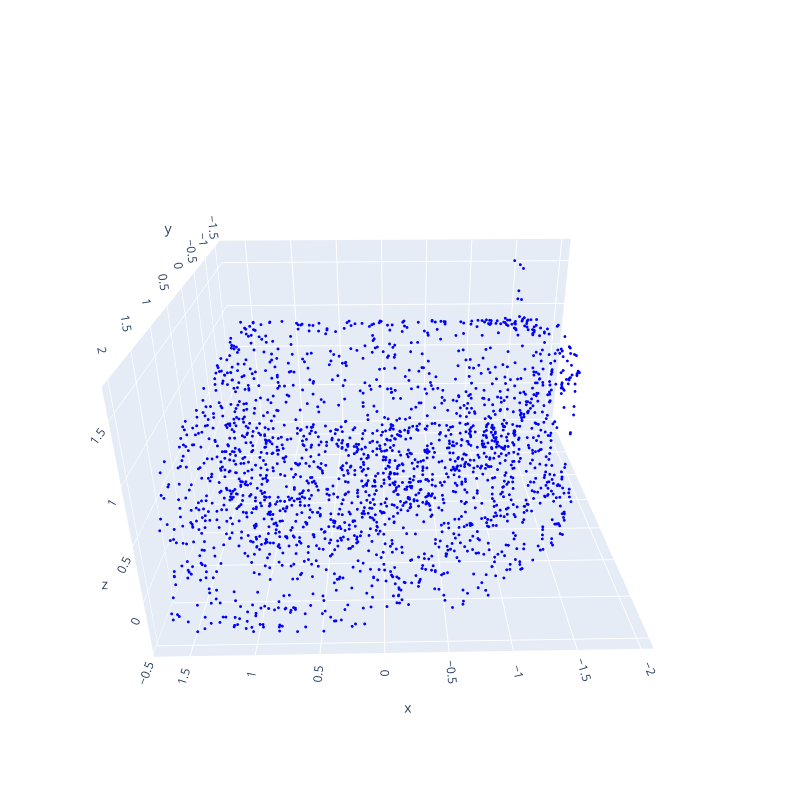

This figure's notebook cell:
### Code cell
import plotly.graph_objects as go
aspect = (np.ptp(points[:, 0]), np.ptp(points[:, 1]), np.ptp(points[:, 2]))
fig = go.Figure(data=[go.Scatter3d(x=points[:, 0], y=points[:, 1], z=points[:, 2], mode='markers', marker_color='blue', marker_size=1.)])
fig.update_layout(
    autosize=False,
    width=800,
    height=800)
filename = "images/cloud3D.png"
fig.write_image(filename)
if plot_wandb:
  wandb.save(filename)
fig

### Figure 1 — Plotly figure (JSON) as saved in the notebook; plotly's stock layout.template omitted (floating-point values rounded to 4 significant figures; data arrays with more than 128 entries replaced by an {"elided": "..."} marker saying what was removed)
{"data": [{"marker": {"color": "blue", "size": 1}, "mode": "markers", "type": "scatter3d", "x": {"elided": "2048 float values"}, "y": {"elided": "2048 float values"}, "z": {"elided": "2048 float values"}}], "layout": {"autosize": false, "height": 800, "scene": {"aspectmode": "auto", "aspectratio": {"x": 1.193, "y": 1.193, "z": 0.7026}, "camera": {"center": {"x": 0, "y": 0, "z": 0}, "eye": {"x": 0.0432, "y": 1.941, "z": 0.9581}, "projection": {"type": "perspective"}, "up": {"x": 0, "y": 0, "z": 1}}}, "width": 800}}
